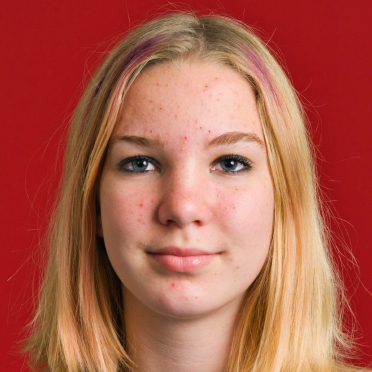
#> input picture images/AcneEntireFace-refill.jpg, 372 x 372 px
$ python -i skin_detection.py   (imports and definitions only)
#> lines starting #> are read from the running program, lines starting #| are printed output that depends on the picture; after the words box and inside, x2 and y2 are one past the last pixel; in counts of white or black regions, pixels touching at a corner belong together
import cv2
import numpy as np
import pandas as pd
import matplotlib.pyplot as plt
from sklearn.cluster import KMeans

pd.options.mode.chained_assignment = None  # default='warn'

# main


def skin_detection(img_path):
    original = read_image(img_path)
#> in read_image, img_BGR is the input picture: shape (372, 372, 3); mean B, G, R 75.9, 92.9, 173.8
#> in read_image, `img_BGR = cv2.resize(img_BGR, (375, 500))`:
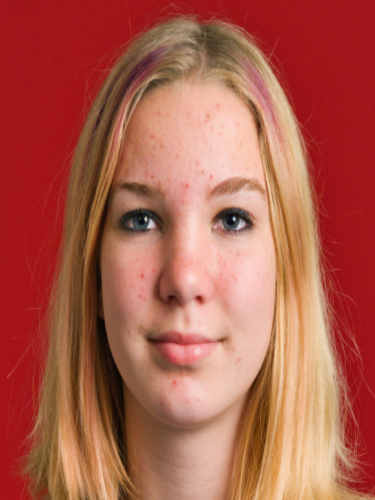
#> img_BGR: shape (500, 375, 3); mean B, G, R 75.8, 92.8, 173.7
    images = image_conversions(original)
    height, width = skin_predict(images)
    dframe, dframe_removed = dataframe(images)
    skin_cluster_row, skin_cluster_label = skin_cluster(dframe)
    cluster_label_mat = cluster_matrix(
        dframe, dframe_removed, skin_cluster_label, height, width)
    # display_all_images(images)
    final_segment(images, cluster_label_mat)
    return np.delete(skin_cluster_row, -1)

# display an image plus label and wait for key press to continue


def display_image(image, name):
    window_name = name
    cv2.namedWindow(window_name)
    cv2.imshow(window_name, image)
    cv2.waitKey()
    cv2.destroyAllWindows()

# segment using otsu binarization and thresholding


def thresholding(images):
    histogram, bin_edges = np.histogram(
        images["grayscale"].ravel(), 256, [0, 256])
#> histogram = 256 values, max 16006 at index 63, min 0 at index 0, mean 732.4; bin_edges = 257 values from 0 to 256
    Totsu, threshold_image_otsu = cv2.threshold(
        images["grayscale"], 0, 255, cv2.THRESH_BINARY_INV + cv2.THRESH_OTSU)
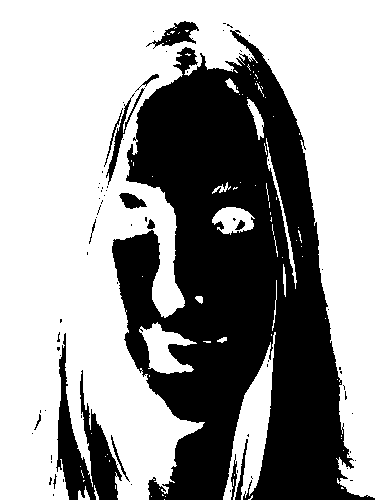
#> threshold_image_otsu: shape (500, 375); 60.9% white; 80 black regions (65 under 20 px), largest, box (x1, y1, x2, y2) and area: (112, 30, 375, 500) 66897, (56, 333, 122, 500) 4128, (146, 21, 199, 49) 585
#> Totsu = 126
    Tmax = np.where(histogram[:] == max(histogram[:]))[0][0]
#> Tmax = 63
    Tfinal = round((Tmax + Totsu)/2) if Tmax > 10 else round((Tmax + Totsu)/4)
#> Tfinal = 94

    plot_histogram(histogram, bin_edges, Totsu, Tmax, Tfinal)
#> in plot_histogram, `plt.show()`:
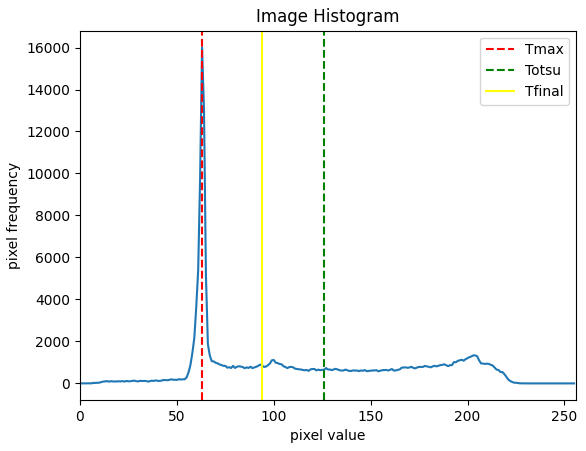
#> figure drawn by matplotlib, 1 panel; curve peaks at x = 63, y = 16006

    threshold_type = (cv2.THRESH_BINARY if Tmax <
                      220 else cv2.THRESH_BINARY_INV)
#> threshold_type = 0
    Tfinal, threshold_image = cv2.threshold(
        images["grayscale"], Tfinal, 255, threshold_type)
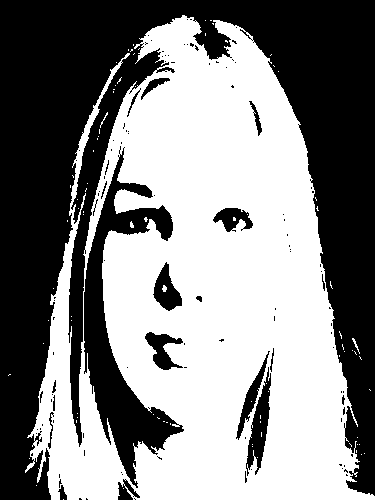
#> threshold_image: shape (500, 375); 52.2% white; 116 black regions (97 under 20 px), largest, box (x1, y1, x2, y2) and area: (0, 0, 375, 500) 75024, (84, 146, 184, 488) 9548, (246, 367, 271, 476) 1143

    masked_img = cv2.bitwise_and(
        images["BGR"], images["BGR"], mask=threshold_image)
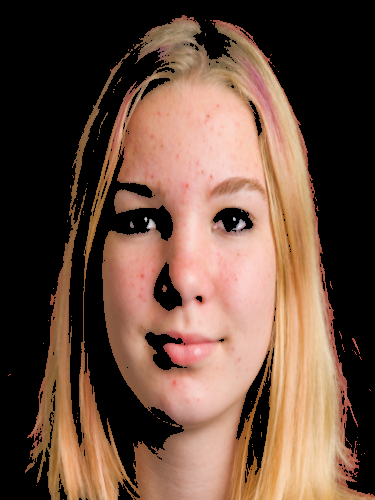
#> masked_img: shape (500, 375, 3); mean of channels 0, 1, 2 62.2, 77.3, 104.9; drawn as B, G, R
#> in skin_detection, `images = image_conversions(original)`: images = 5 items
    return masked_img

# Plot Histogram and Threshold values


def plot_histogram(histogram, bin_edges, Totsu, Tmax, Tfinal):
    plt.figure()
    plt.title("Image Histogram")
    plt.xlabel("pixel value")
    plt.ylabel("pixel frequency")
    plt.xlim([0, 256])
    plt.plot(bin_edges[0:-1], histogram)  # <- or here
    plt.axvline(x=Tmax, label="Tmax", color='red', linestyle="--")
    plt.axvline(x=Totsu, label="Totsu", color='green', linestyle="--")
    plt.axvline(x=Tfinal, label="Tfinal", color='yellow', linestyle="-")
    plt.legend()
    plt.show()

# Display all images


def display_all_images(images):
    for key, value in images.items():
        display_image(value, key)

# read in image into openCV


def read_image(dir):
    image_path = dir
    img_BGR = cv2.imread(image_path, 3)
    img_BGR = cv2.resize(img_BGR, (375, 500))
    return img_BGR

# Grayscle and Thresholding and HSV & YCrCb color space conversions


def image_conversions(img_BGR):
    images = {
        "BGR": img_BGR,
        "grayscale": cv2.cvtColor(img_BGR, cv2.COLOR_BGR2GRAY)
    }
    images["thresholded"] = thresholding(images)
    images["HSV"] = cv2.cvtColor(
        images["thresholded"], cv2.COLOR_BGR2HSV)
    images["YCrCb"] = cv2.cvtColor(
        images["thresholded"], cv2.COLOR_BGR2YCrCb)
    return images


# Predict skin pixels
def skin_predict(images):
    height, width = images["grayscale"].shape
#> height = 500; width = 375
    images["skin_predict"] = images["grayscale"]

    for i in range(height):
        for j in range(width):
            if((images["HSV"].item(i, j, 0) <= 170) and (140 <= images["YCrCb"].item(i, j, 1) <= 170) and (90 <= images["YCrCb"].item(i, j, 2) <= 120)):
                images["skin_predict"][i, j] = 255
            else:
                images["skin_predict"][i, j] = 0
#> after the loop, images = 6 items
#> in skin_detection, `height, width = skin_predict(images)`: height = 500; width = 375
#> in skin_detection, `dframe, dframe_removed = dataframe(images)`: dframe = table of 97337 rows and 4 columns; dframe_removed = table of 90163 rows and 4 columns
#> in skin_detection, `skin_cluster_row, skin_cluster_label = skin_cluster(dframe)`: skin_cluster_row = [[10.3, 156, 105.4, 255]]; skin_cluster_label = 1
    return height, width

# Contruction the dataframe for K-means clustering


def dataframe(images):
    dframe = pd.DataFrame()
    dframe['H'] = images["HSV"].reshape([-1, 3])[:, 0]

    # Getting the y-x coordintated
    # gray = cv2.cvtColor(images["thresholded"], cv2.COLOR_BGR2GRAY)
    # yx_coords = np.column_stack(np.where(gray >= 0))
    # dframe['Y'] = yx_coords[:, 0]
    # dframe['X'] = yx_coords[:, 1]

    dframe['Cr'] = images["YCrCb"].reshape([-1, 3])[:, 1]
    dframe['Cb'] = images["YCrCb"].reshape([-1, 3])[:, 2]
    dframe['I'] = images["skin_predict"].reshape(
        [1, images["skin_predict"].size])[0]

    # Remove Black pixels - which are already segmented
    dframe_removed = dframe[dframe['H'] == 0]
    dframe.drop(dframe[dframe['H'] == 0].index, inplace=True)
    return dframe, dframe_removed

# cluster skin pixels using K-means


def skin_cluster(dframe):
    # K-means
    kmeans = KMeans(
        init="random",
        n_clusters=3,
        n_init=5,
        max_iter=100,
        random_state=42
    )
    kmeans.fit(dframe)

    # Get the skin cluster label - which has the highest I value
    km_cc = kmeans.cluster_centers_
    skin_cluster_row = km_cc[km_cc[:, -1] == max(km_cc[:, -1]), :]
    skin_cluster_label = np.where(
        [np.allclose(row, skin_cluster_row) for row in km_cc])[0][0]

    # Add cluster-label column to the dataframe
    dframe['cluster'] = kmeans.labels_
    return skin_cluster_row, skin_cluster_label


# Append removed pixels to the dataframe and get cluster matrix
def cluster_matrix(dframe, dframe_removed, skin_cluster_label, height, width):
    dframe_removed['cluster'] = np.full((len(dframe_removed.index), 1), -1)
#> (the run stopped early here; a loop or call above may not have finished)

$ run again, on images/Optimized-050_AppleiPhoneXSMax_DxOMark_Selfie-e1557175226410.jpg
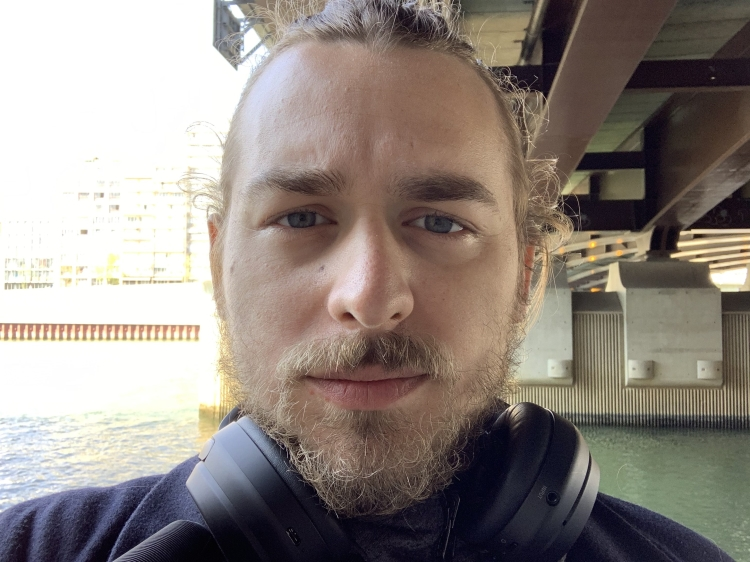
#> input picture images/Optimized-050_AppleiPhoneXSMax_DxOMark_Selfie-e1557175226410.jpg, 750 x 562 px
#> in read_image, img_BGR is the input picture: shape (562, 750, 3); mean B, G, R 128.9, 135.3, 144.5
#> img_BGR: shape (500, 375, 3)
#> histogram = 256 values, max 29529 at index 255, min 0 at index 0, mean 732.4; bin_edges = 257 values from 0 to 256
#> in thresholding, `Totsu, threshold_image_otsu = cv2.threshold( images["grayscale"], 0, 2..`:
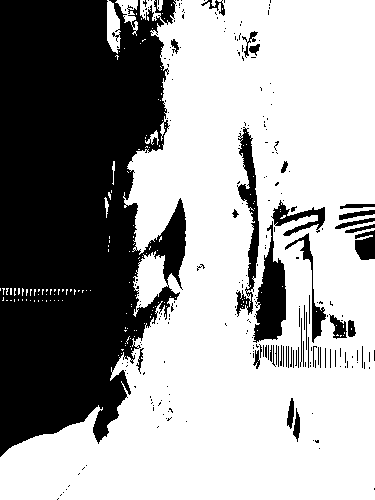
#> threshold_image_otsu: shape (500, 375); 62.1% white; 250 black regions (206 under 20 px), largest, box (x1, y1, x2, y2) and area: (0, 0, 186, 457) 62475, (253, 221, 286, 343) 2151, (236, 127, 259, 317) 1654
#> Totsu = 154
#> Tmax = 255
#> Tfinal = 204
#> threshold_type = 1
#> threshold_image: shape (500, 375); 73.8% white; 53 black regions (37 under 20 px), largest, box (x1, y1, x2, y2) and area: (0, 0, 135, 450) 45923, (120, 45, 149, 167) 1191, (165, 216, 183, 270) 448
#> in thresholding, `masked_img = cv2.bitwise_and( images["BGR"], images["BGR"], mask=thres..`:
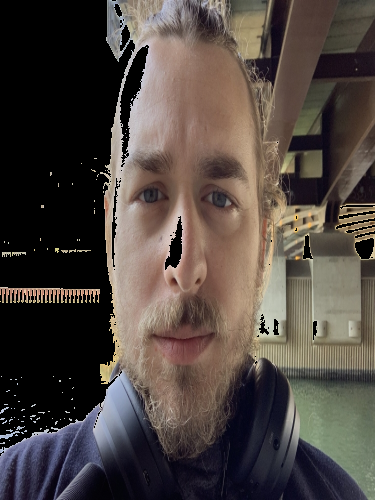
#> masked_img: shape (500, 375, 3); mean of channels 0, 1, 2 65.1, 70.2, 79.4; drawn as B, G, R
#> in skin_detection, `images = image_conversions(original)`: images = 5 items
#> after the loop in skin_predict, `for i in range(height):`: images = 6 items
#> in skin_detection, `height, width = skin_predict(images)`: height = 500; width = 375
#> dframe = table of 136981 rows and 4 columns; dframe_removed = table of 50519 rows and 4 columns
#> skin_cluster_row = [[11.22, 144.1, 114, 255]]; skin_cluster_label = 0

$ run again, on images/Optimized-DynamicRange_SamsungGalaxyS10Plus.jpg
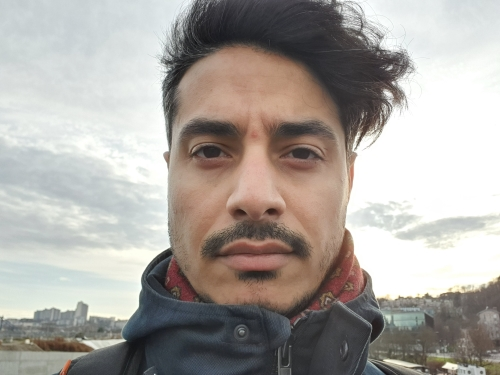
#> input picture images/Optimized-DynamicRange_SamsungGalaxyS10Plus.jpg, 500 x 375 px
#> in read_image, img_BGR is the input picture: shape (375, 500, 3); mean B, G, R 159.2, 164.3, 169.5
#> img_BGR: shape (500, 375, 3)
#> histogram = 256 values, max 20996 at index 255, min 0 at index 0, mean 732.4; bin_edges = 257 values from 0 to 256
#> in thresholding, `Totsu, threshold_image_otsu = cv2.threshold( images["grayscale"], 0, 2..`:
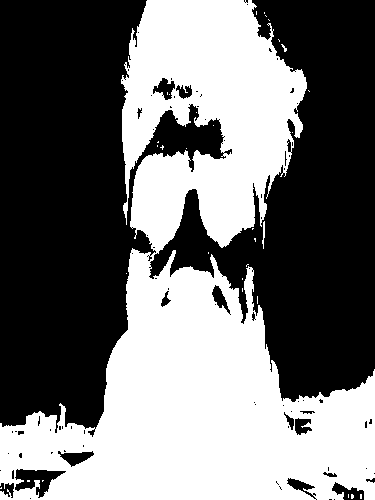
#> threshold_image_otsu: shape (500, 375); 45% white; 32 white regions (29 under 20 px), largest, box (x1, y1, x2, y2) and area: (0, 0, 375, 500) 84242, (262, 221, 265, 249) 48, (281, 44, 287, 52) 20
#> Totsu = 158
#> Tmax = 255
#> Tfinal = 206
#> threshold_type = 1
#> threshold_image: shape (500, 375); 56.8% white; 46 black regions (37 under 20 px), largest, box (x1, y1, x2, y2) and area: (0, 0, 145, 427) 43129, (252, 0, 375, 400) 37287, (62, 453, 93, 465) 168
#> in thresholding, `masked_img = cv2.bitwise_and( images["BGR"], images["BGR"], mask=thres..`:
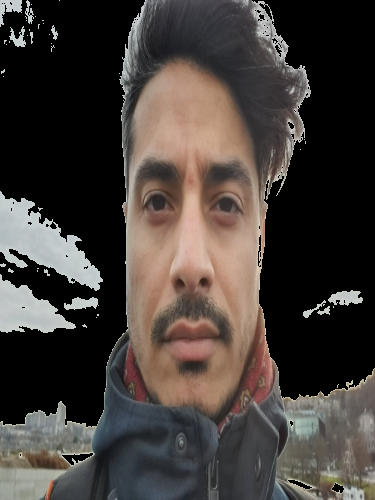
#> masked_img: shape (500, 375, 3); mean of channels 0, 1, 2 57.6, 61.6, 68.3; drawn as B, G, R
#> in skin_detection, `images = image_conversions(original)`: images = 5 items
#> after the loop in skin_predict, `for i in range(height):`: images = 6 items
#> in skin_detection, `height, width = skin_predict(images)`: height = 500; width = 375
#> dframe = table of 104364 rows and 4 columns; dframe_removed = table of 83136 rows and 4 columns
#> skin_cluster_row = [[10.58, 147, 112.7, 255]]; skin_cluster_label = 1
